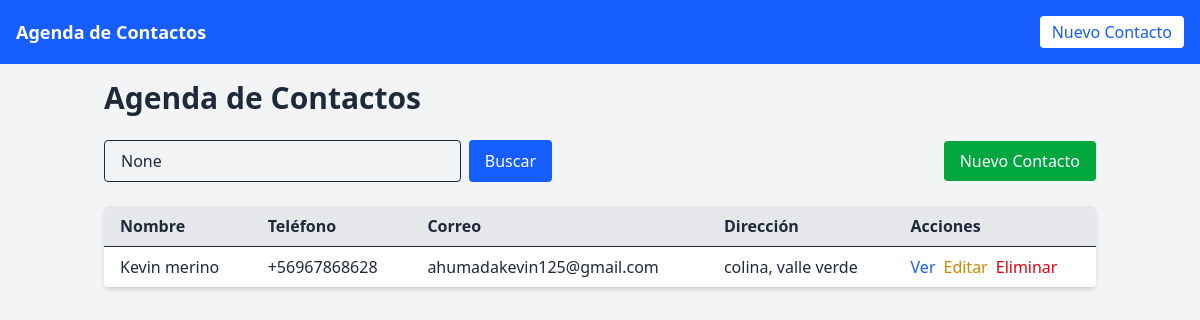
/contactos/, run on the app's committed database.
### inventario/models.py (models this page shows, shortened)
class Contacto(models.Model):
    nombre = models.CharField(max_length=100)
    telefono = models.CharField(max_length=11)
    correo = models.EmailField()
    direccion = models.TextField()

### inventario/views.py (the view)
# urls.py: path('', lambda request: redirect('lista_contactos')),
def lista_contactos(request):
    query = request.GET.get('q')
    if query:
        contactos = Contacto.objects.filter(nombre__icontains=query) | Contacto.objects.filter(correo__icontains=query)
    else:
        contactos = Contacto.objects.all()
    return render(request, 'inventario/lista_contactos.html', {'contactos': contactos, 'query': query})

### inventario/templates/inventario/lista_contactos.html (shortened to what this page needs)
{% extends 'inventario/base.html' %}
{% block content %}
  <h2 class="text-3xl font-bold mb-6">Agenda de Contactos</h2>
  <div class="mb-6 flex justify-between items-center">
    <form method="get" class="flex gap-2 w-full max-w-md">
      <input type="text" name="q" placeholder="Buscar por nombre o correo" value="{{ query }}" class="px-4 py-2 border rounded w-full">
      <button type="submit" class="bg-blue-600 text-white px-4 py-2 rounded hover:bg-blue-700">Buscar</button>
    </form>
    <a href="{% url 'nuevo_contacto' %}" class="ml-4 bg-green-600 text-white px-4 py-2 rounded hover:bg-green-700">Nuevo Contacto</a>
  </div>
  <table class="w-full bg-white shadow-md rounded overflow-hidden">
    <thead class="bg-gray-200 text-left">
      <tr>
        <th class="px-4 py-2">Nombre</th>
        <th class="px-4 py-2">Teléfono</th>
        <th class="px-4 py-2">Correo</th>
        <th class="px-4 py-2">Dirección</th>
        <th class="px-4 py-2">Acciones</th>
      </tr>
    </thead>
    <tbody>
      {% for contacto in contactos %}
      <tr class="border-t hover:bg-gray-50">
        <td class="px-4 py-2">{{ contacto.nombre }}</td>
        <td class="px-4 py-2">{{ contacto.telefono }}</td>
        <td class="px-4 py-2">{{ contacto.correo }}</td>
        <td class="px-4 py-2">{{ contacto.direccion }}</td>
        <td class="px-4 py-2 flex gap-2">
          <a href="{% url 'detalle_contacto' contacto.id %}" class="text-blue-600 hover:underline">Ver</a>
          <a href="{% url 'editar_contacto' contacto.id %}" class="text-yellow-600 hover:underline">Editar</a>
          <a href="{% url 'eliminar_contacto' contacto.id %}" class="text-red-600 hover:underline">Eliminar</a>
        </td>
      </tr>
      {% empty %}
      <tr>
        <td colspan="5" class="px-4 py-2 text-center text-gray-500">No se encontraron contactos.</td>
      </tr>
      {% endfor %}
    </tbody>
  </table>
{% endblock %}

### data on the page
Contacto: nombre "Kevin merino", telefono "+56967868628", correo "ahumadakevin125@gmail.com", direccion "colina, valle verde"
